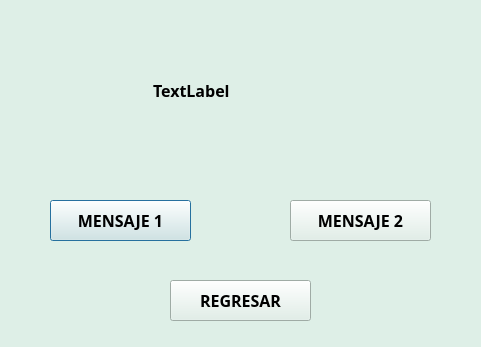
<?xml version="1.0" encoding="UTF-8"?>
<ui version="4.0">
 <class>Dialog</class>
 <widget class="QDialog" name="Dialog">
  <property name="geometry">
   <rect>
    <x>0</x>
    <y>0</y>
    <width>481</width>
    <height>347</height>
   </rect>
  </property>
  <property name="windowTitle">
   <string>Dialog</string>
  </property>
  <property name="styleSheet">
   <string notr="true">background-color: rgb(222, 239, 231);</string>
  </property>
  <widget class="QPushButton" name="message1">
   <property name="geometry">
    <rect>
     <x>50</x>
     <y>200</y>
     <width>141</width>
     <height>41</height>
    </rect>
   </property>
   <property name="font">
    <font>
     <family>Hack Nerd Font Mono</family>
     <pointsize>12</pointsize>
     <bold>true</bold>
    </font>
   </property>
   <property name="text">
    <string>MENSAJE 1</string>
   </property>
  </widget>
  <widget class="QLabel" name="textLabel">
   <property name="geometry">
    <rect>
     <x>153</x>
     <y>80</y>
     <width>141</width>
     <height>20</height>
    </rect>
   </property>
   <property name="font">
    <font>
     <family>Hack Nerd Font Mono</family>
     <pointsize>12</pointsize>
     <bold>true</bold>
    </font>
   </property>
   <property name="text">
    <string>TextLabel</string>
   </property>
  </widget>
  <widget class="QPushButton" name="message2">
   <property name="geometry">
    <rect>
     <x>290</x>
     <y>200</y>
     <width>141</width>
     <height>41</height>
    </rect>
   </property>
   <property name="font">
    <font>
     <family>Hack Nerd Font Mono</family>
     <pointsize>12</pointsize>
     <bold>true</bold>
    </font>
   </property>
   <property name="text">
    <string>MENSAJE 2</string>
   </property>
  </widget>
  <widget class="QPushButton" name="return1">
   <property name="geometry">
    <rect>
     <x>170</x>
     <y>280</y>
     <width>141</width>
     <height>41</height>
    </rect>
   </property>
   <property name="font">
    <font>
     <family>Hack Nerd Font Mono</family>
     <pointsize>12</pointsize>
     <bold>true</bold>
    </font>
   </property>
   <property name="text">
    <string>REGRESAR</string>
   </property>
  </widget>
 </widget>
 <resources/>
 <connections/>
</ui>
